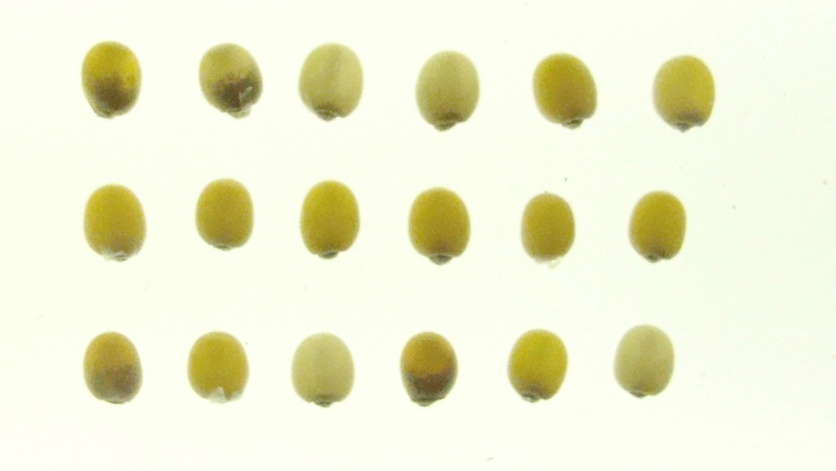
#> input picture test_scripts/DSC05376.jpeg, 836 x 471 px, shrunk from 1861 x 1047 before the run
$ jupyter execute SegmentationByClustering.ipynb   (shell and % lines are left out)
#> lines starting #> are read from the running program, lines starting #| are printed output that depends on the picture
[cell 1]
import warnings
# turn off warning

import os.path as osp
import os

import numpy as np
from sklearn.cluster import KMeans
from skimage.io import imread
from scipy.spatial.distance import cdist
import matplotlib.pyplot as plt

colors = [[0,0,0], [255,255,255], [255,0,0],[0,255,0],[0,0,255],[255,255,0],[0,255,255],[255,0,255]]

image_files = ["DSC05376.jpeg","DSC05384.jpeg","DSC05386.jpeg"]

[cell 2]
images = []
for image_file in image_files:
    try:
        images.append(imread(image_file))
    except:
        continue

fig, ax = plt.subplots(ncols = len(images), nrows=1, figsize = (12,12))

for i, image in enumerate(images):
    ax[i].imshow(image, aspect='equal')
    ax[i].set_axis_off()
#> this loop made 3 passes

plt.tight_layout()
plt.show()
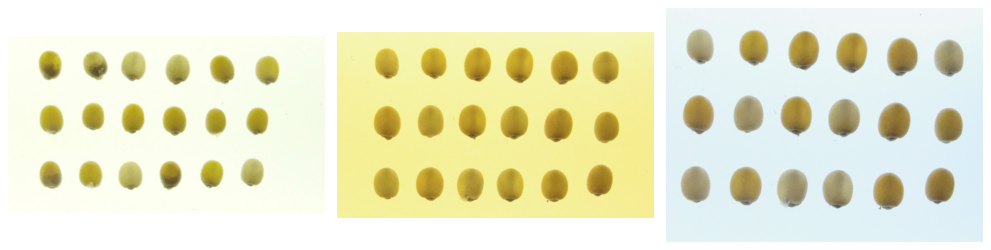
#> figure drawn by matplotlib, 3 panels

# Selecting the optimal number of clusters
We need to find the optimal number of clusters to get the best seperation of kernel and background pixels
1. Train a Kmeans clustering model on K from 1 to 4
2. plot the images and select the best seperation for the lowest number of clusters

[cell 3]
MIN_K, MAX_K = 2,5

features = [image.reshape((image.shape[0] * image.shape[1], image.shape[2])) for image in images]
#> features = 3 items

data = {}

for i, X in enumerate(features):
    print("Training models on i = {} image".format(i))
    data[i] = { 'models' : [], 'labels' : [] }
    for k in range(MIN_K, MAX_K + 1):
        print("Traing on K = " + str(k))
        model = KMeans(n_clusters=k)
        labels = model.fit_predict(X).reshape(images[i].shape[:2])
        data[i]['models'].append(model)
        data[i]['labels'].append(labels)
#> after the loop, data = 3 items

[cell 4]
sample_aspect = (images[0].shape[0] * 3) / (float(images[0].shape[1]) * MAX_K - MIN_K + 1)
#> sample_aspect = 0.338

fig, ax = plt.subplots(nrows=len(data), ncols=MAX_K - MIN_K + 2, figsize=(15, int(15 * sample_aspect)))

for i, x in enumerate(ax):
    x[0].imshow(images[i], aspect='auto')
    x[0].set_axis_off()

ax[0][0].set_title("Original")
for iax in range(1,MAX_K - MIN_K + 2):
    ax[0][iax].set_title("K = "+ str(iax + MIN_K - 1))

for i,x in enumerate(ax):
    for j,k in enumerate(range(MIN_K, MAX_K + 1)):
        pred_image = np.zeros(images[i].shape, dtype=int)
        labels = data[i]['labels'][j]
        for l in range(k):
            pred_image[labels == l] = colors[l]
        x[j+1].imshow(pred_image, aspect='auto')
        x[j+1].set_axis_off()
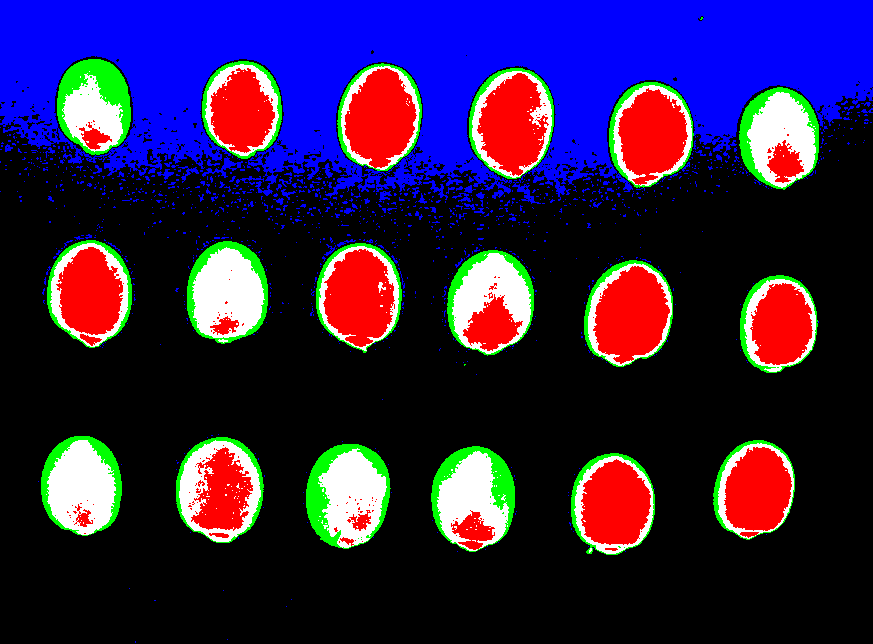
#> pred_image: shape (644, 873, 3) int64; mean of channels 0, 1, 2 44.7, 30.9, 68.8; drawn as R, G, B

plt.tight_layout()
plt.show()
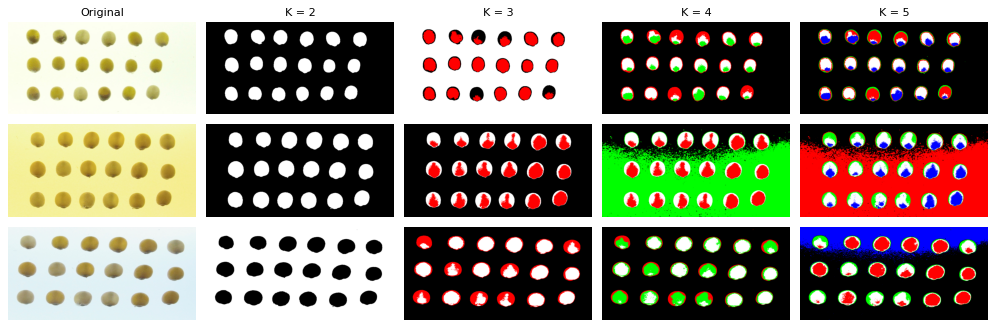
#> figure drawn by matplotlib, 15 panels

[cell 5]
fig, ax = plt.subplots(len(data),1, figsize=(5,10), frameon=True, sharex=True)

x = list(range(MIN_K, MAX_K + 1))

for i, dat in data.items():
    inertia = [model.inertia_ for model in dat['models']]
    ax[i].plot(x, inertia)
    ax[i]
#> this loop made 3 passes
#> inertia on passes 1 to 3: [188310873.8, 96885860, 71992700.7, 51075287.4], [208991282.2, 129568510.9, 89426555.4, 63463749], [293530798.3, 149457820.1, 109124019.4, 97459098.2]

ax[-1].set_xlabel("Number of Means")
ax[len(ax) // 2].set_ylabel("Inertia")

plt.xticks(np.arange(2,6))
plt.tight_layout()
plt.show()
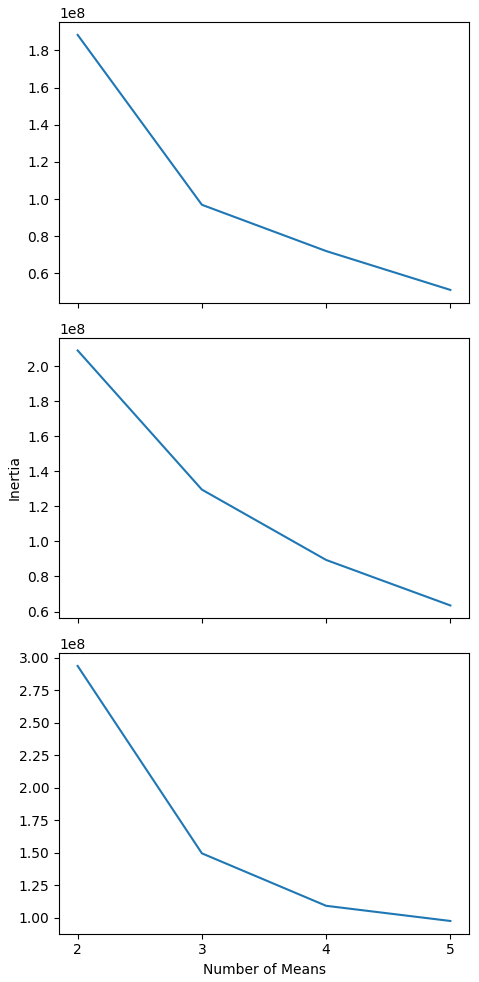
#> figure drawn by matplotlib, 3 panels
